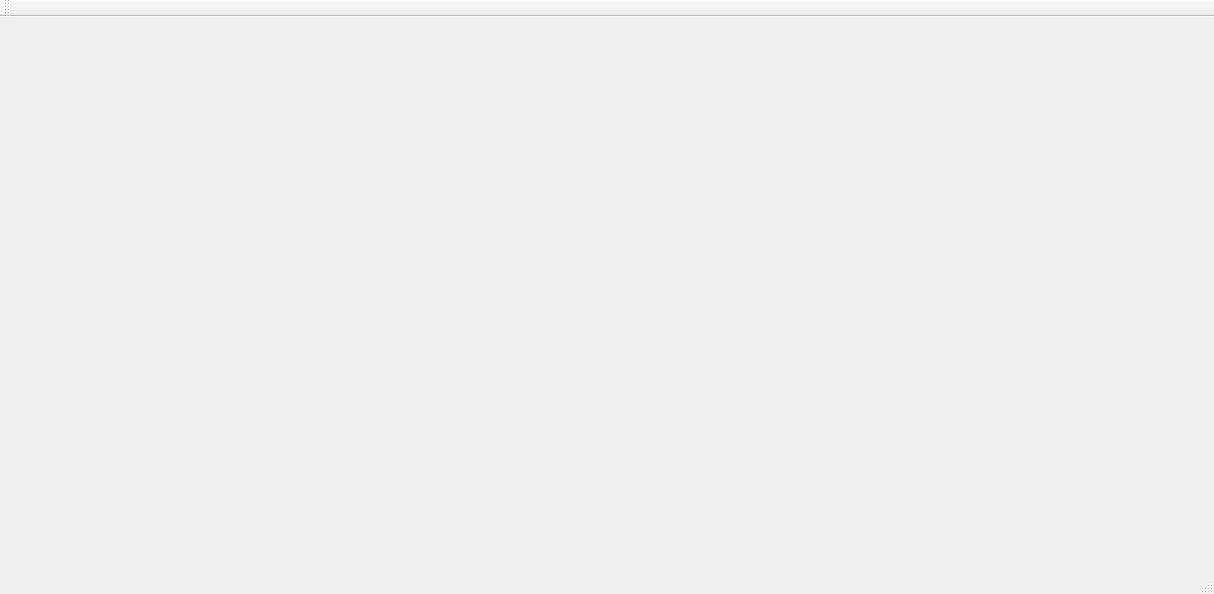
<?xml version="1.0" encoding="UTF-8"?>
<ui version="4.0">
 <class>MainWindow</class>
 <widget class="QMainWindow" name="MainWindow">
  <property name="geometry">
   <rect>
    <x>0</x>
    <y>0</y>
    <width>1214</width>
    <height>594</height>
   </rect>
  </property>
  <property name="windowTitle">
   <string>MainWindow</string>
  </property>
  <widget class="QWidget" name="centralWidget">
   <widget class="CubeContext" name="widget" native="true">
    <property name="geometry">
     <rect>
      <x>60</x>
      <y>30</y>
      <width>1000</width>
      <height>500</height>
     </rect>
    </property>
   </widget>
  </widget>
  <widget class="QMenuBar" name="menuBar">
   <property name="geometry">
    <rect>
     <x>0</x>
     <y>0</y>
     <width>1214</width>
     <height>23</height>
    </rect>
   </property>
  </widget>
  <widget class="QToolBar" name="mainToolBar">
   <attribute name="toolBarArea">
    <enum>TopToolBarArea</enum>
   </attribute>
   <attribute name="toolBarBreak">
    <bool>false</bool>
   </attribute>
  </widget>
  <widget class="QStatusBar" name="statusBar"/>
 </widget>
 <layoutdefault spacing="6" margin="11"/>
 <customwidgets>
  <customwidget>
   <class>CubeContext</class>
   <extends>QWidget</extends>
   <header location="global">cubecontext.h</header>
   <container>1</container>
  </customwidget>
 </customwidgets>
 <resources/>
 <connections/>
</ui>
